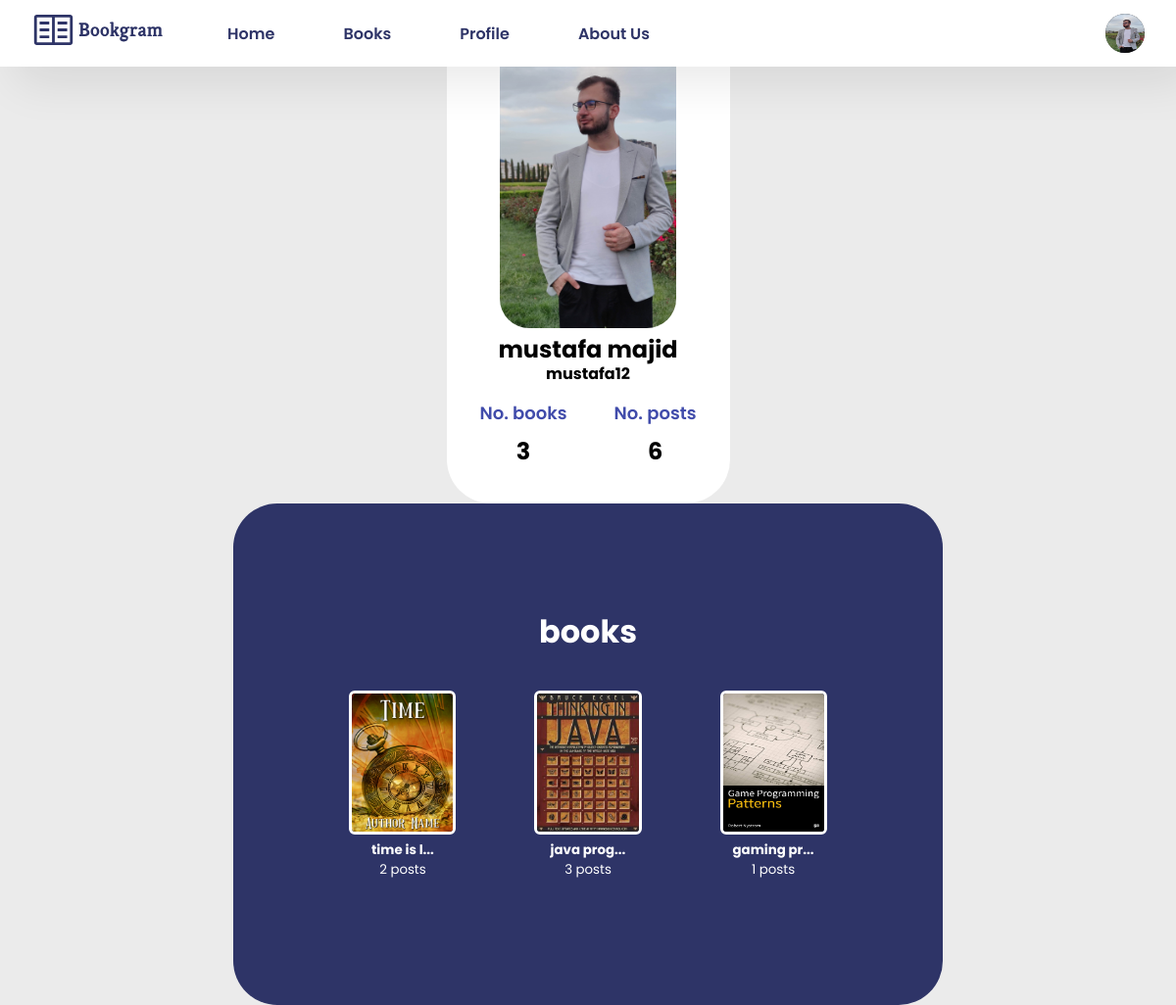
/pages/profile.php (signed in), run on the app's committed database.
### tables this page shows
CREATE TABLE `books` (
  `book_id` int(11) NOT NULL,
  `user_id` int(11) NOT NULL,
  `book_title` tinytext NOT NULL,
  `book_description` text NOT NULL,
  `image_path` text DEFAULT NULL,
  `num_of_posts` int(11) NOT NULL DEFAULT 0
);

### pages/profile.php (the view, shortened to what this page needs)
<?php
include "../includes/navbar.php";
include "../includes/connection_to_sql.php";
$userdata = $_SESSION["userdata"];
$userid = $conn->real_escape_string($userdata['user_id']);
$sqlstt = $conn->prepare("SELECT books.book_id, books.book_title as title, books.num_of_posts `num-of-posts`, books.image_path FROM books where books.user_id=?;
");
$sqlstt_num=$conn->prepare("SELECT  count(*),SUM(num_of_posts) from books where books.user_id=?;");
$sqlstt_num->bind_param('i',$userid);
$sqlstt_num->execute();
$sqlstt_num->bind_result($num_of_book,$num_of_post);
$userdata['num-of-post'] = $num_of_post/2;
$userdata['num-of-book'] = $num_of_book;
$bookdata = [];
$sqlstt->bind_param("i", $userid);
$result = $sqlstt->execute();
if ($result) {
    $sqlstt->bind_result($book_id,$title, $num_of_posts,$path);
    while ($sqlstt->fetch()) {
        array_push($bookdata, ['book_id'=>$book_id,'title' => $title, 'num-of-posts' => $num_of_posts, 'path'=>"../".$path]);
    }
}
?>
<!DOCTYPE html>
<html lang="en">
<head>
    <link rel="stylesheet" href="../styles/profile.css?<?=time()?>">
</head>
<body>
    <div class="main">
        <div class="sideProfile">
        <div class="imageprofile">
    <form action="profile.php" method="post" enctype="multipart/form-data" id="myForm">
        <label for="file-upload" class="custom-file-upload">
            <img class="img" src=<?php echo $userdata['profile_image'] ?> alt="profile image">
        </label>
    </form>
</div>
            <div class="userinfo">
                <h2><?php echo $userdata['name']?></h2>
                <h4 class="username"><?php echo $userdata['username']?></h4>
            </div>
            <?php
            if($userdata['type']=='writer')
            echo '<div class="bookinfo">
            <div class="numbook ">
                <h2 class=" num">No. books</h2>
                <h2>'.$userdata["num-of-book"].'</h2>
            </div>
            <div class="numpost">
                <h2 class=" num">No. posts</h2>
                <h2>'.$userdata["num-of-post"].'</h2>
            </div>
        </div>';
            ?>
        </div>
 <?php
if($userdata['type']=='writer'){
       echo' <div class="booksContainar">
            <h1>books</h1>
            <div class="books">';
for ($i=0; $i < count($bookdata); $i++) {
  echo
  " <form action='posts_of_book.php' method='post'>
  <input type='hidden' name='book_info' value='".$bookdata[$i]['book_id']."'>
  <button type='submit' id='kak-mhm'>
  <div class='eachBook'>
      <img class='picture' src='".$bookdata[$i]['path']."'>
  <div class='info-about-eachbook'>
  <h4>".$bookdata[$i]['title']."</h4>
  <p>".$bookdata[$i]['num-of-posts']/2 ." posts</p>
  </div>
</div>
</button>
</form>
";
}
          echo '</div>
        </div>';
}
        ?>
    </div>
</body>
</html>

### styles/profile.css (style rules this page uses)
* { margin: 0; padding: 0; box-sizing: border-box; font-family: "Poppins"; }
.main { background: #ebebeb; display: flex; align-items: center; justify-content: center; flex-direction: row; justify-content: space-around; min-height: 100vh; padding: 0 10rem 0 10rem; flex-wrap: wrap; }
.booksContainar { color: #ffffff; display: flex; flex-direction: column; justify-content: center; align-items: center; gap: 1rem; background-color: #414cab; max-width: 724px; min-width: 304px; max-height: 512px; min-height: 200px; height: 512px; width: 724px; background: #2e3467; border-radius: 45px; padding: 1rem 0.5rem 1rem 0.5rem; text-align: center; }
.imageprofile { padding: 80px; width: 209.01px; height: 303.15px; display: flex; align-items: center; justify-content: center; }
.books { padding: 20px; display: flex; flex-wrap: wrap; overflow-y: scroll !important; gap: 5rem; justify-content: center; align-items: center; }
.bookinfo { display: flex; gap: 3rem; text-align: center; }
.num { margin-bottom: 0.5rem; font-style: normal; font-weight: 600; font-size: 18px; color: #414cab; }
.img { width: 180px; height: 303px; object-fit: cover; border-radius: 30px; }
.sideProfile { width: 289px; min-height: 514px; background: #ffffff; display: flex; flex-direction: column; align-items: center; justify-content: center; text-align: center; border-radius: 45px; }
.userinfo { margin-bottom: 0.6rem; }
.username { transform: translateY(-0.3rem); }
.picture { border-radius: 6px; border: 3px solid white; width: 109.09px; height: 146.75px; }
#kak-mhm { background-color: transparent; color: white; border: none; }

### data on the page
books: shows a picture, $bookdata[$i]['num-of-posts']/2 "2"
books: shows a picture, $bookdata[$i]['num-of-posts']/2 "3"
books: shows a picture, $bookdata[$i]['num-of-posts']/2 "1"

### other printed values
$userdata['name'] "mustafa majid"
$userdata['username'] "mustafa12"
$userdata["num-of-book"] "3"
$userdata["num-of-post"] "6"
